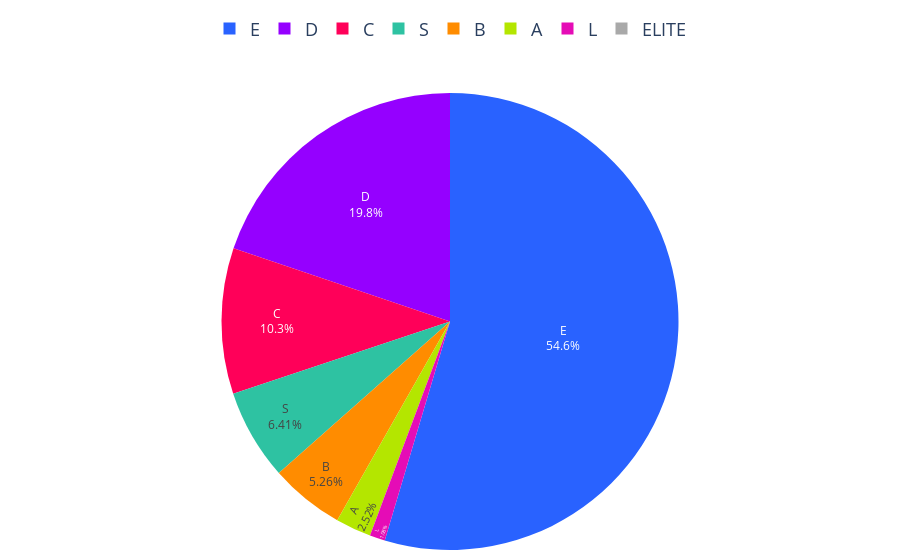

Here is the notebook cell this chart was saved with:
### Code cell
# Datos proporcionados
colores = ['#2962ff', '#9500ff', '#ff0059', '#ff8c00', '#b4e600', '#2EC2A2', '#E50CB6', '#A9A9A9']  # Añadimos gris
porcentajes = creditos_segmentos_2022['Porcentaje']
labels = creditos_segmentos_2022['Segmento']

# Asignar un color gris para los segmentos que no tengan porcentaje
# Crear un diccionario de colores con todos los segmentos, asignando gris a los que no tienen porcentaje
colores_segmentos = {segmento: colores[i] if segmento in labels.values else '#A9A9A9' 
                     for i, segmento in enumerate(segmentos)}

# Ordenar los segmentos según el orden deseado
orden_segmentos = ["E", "D", "C", "B", "A", "S", "L", "ELITE"]

# Crear lista de colores y valores en el orden especificado
colores_ordenados = [colores_segmentos.get(segmento, '#A9A9A9') for segmento in orden_segmentos]
valores_ordenados = [porcentajes[labels == segmento].sum() if segmento in labels.values else 0 for segmento in orden_segmentos]

# Crear gráfico de pastel
fig = go.Figure(data=[go.Pie(
    labels=orden_segmentos, 
    values=valores_ordenados, 
    marker=dict(colors=colores_ordenados)
)])

# Configuración de texto dentro del gráfico
fig.update_traces(
    textinfo='percent+label',  # Mostrar porcentaje y etiquetas
    textposition='inside'     # Ubicar texto dentro de las secciones
)

# Configuración de la leyenda
fig.update_layout(
    margin=dict(l=10, r=10, t=10, b=10),  # Ajusta los márgenes
    legend=dict(                  # Personaliza la leyenda
        x=0.5,  # Posición horizontal centrada
        y=1.1,  # Posición vertical ajustada al top
        font=dict(size=18),  # Tamaño de la fuente
        xanchor='center',  # Ancla en el centro horizontal
        yanchor='bottom',  # Ancla en la parte inferior de la leyenda
        orientation='h'  # Cambiar orientación de la leyenda a horizontal
    ), autosize=True,
     xaxis=dict(tickangle=45),  # Ajusta el ángulo de los ticks en el eje X
    yaxis=dict(tickangle=45),   # Ajusta el ángulo de los ticks en el eje Y
    showlegend=True              # Mostrar la leyenda
)

# Función para exportar la gráfica como archivo HTML con configuración personalizada
def guardar_grafico_como_html(fig, nombre_archivo, carpeta='assets/graficas'):
    if not os.path.exists(carpeta):
        os.makedirs(carpeta)
    
    # Configuración para desactivar herramientas no deseadas
    config = {
        'displaylogo': False,  # Ocultar logo de Plotly
        'modeBarButtonsToRemove': [
            'toImage',       # Botón de guardar como imagen
            'resetScale2d',  # Reset de ejes (no aplica aquí, pero lo incluimos como ejemplo)
            'zoom2d',        # Botón de zoom
            'pan2d',         # Botón de desplazamiento
        ]
    }
    # Exportar el gráfico con configuración
    pio.write_html(fig, f'{carpeta}/{nombre_archivo}.html', config=config)

# Exportar el gráfico
guardar_grafico_como_html(fig, 'g_pie_dist_creditos_segmento_2022_OFICIAL', carpeta='assets/graficas')

# Mostrar el gráfico
fig.show()

### Figure 1 — Plotly figure (JSON) as saved in the notebook; plotly's stock layout.template omitted (floating-point values rounded to 4 significant figures)
{"data": [{"labels": ["E", "D", "C", "B", "A", "S", "L", "ELITE"], "marker": {"colors": ["#2962ff", "#9500ff", "#ff0059", "#ff8c00", "#b4e600", "#2EC2A2", "#E50CB6", "#A9A9A9"]}, "textinfo": "percent+label", "textposition": "inside", "type": "pie", "values": [54.61, 19.81, 10.3, 5.259, 2.522, 6.412, 1.081, 0]}], "layout": {"autosize": true, "legend": {"font": {"size": 18}, "orientation": "h", "x": 0.5, "xanchor": "center", "y": 1.1, "yanchor": "bottom"}, "margin": {"b": 10, "l": 10, "r": 10, "t": 10}, "showlegend": true, "xaxis": {"tickangle": 45}, "yaxis": {"tickangle": 45}}}
